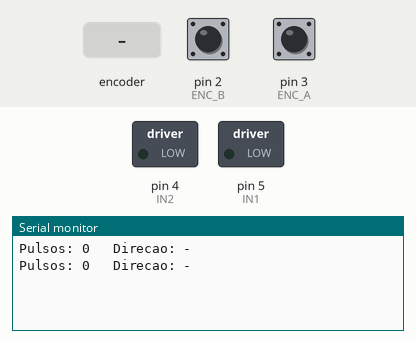
Recording of a sketch running on a simulated Arduino Uno, built with avr-gcc and run on an emulated ATmega328P. On the bench: switched loads named in the sketch (green lamp = pin HIGH), the last lines printed to the serial monitor. The inputs (shaded band) are chosen by the test bench; at power-on: pin 2 (ENC_B) HIGH, pin 3 (ENC_A) HIGH.

Above: at 1.2 s.
1.3 s: rotary encoder on pin 3 (ENC_A) / pin 2 (ENC_B) turned 1 step (first pin leading)
At 1.9 s:
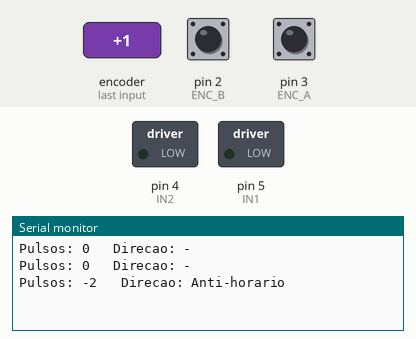
3.5 s: rotary encoder on pin 3 (ENC_A) / pin 2 (ENC_B) turned 2 steps (second pin leading)
At 4.4 s:
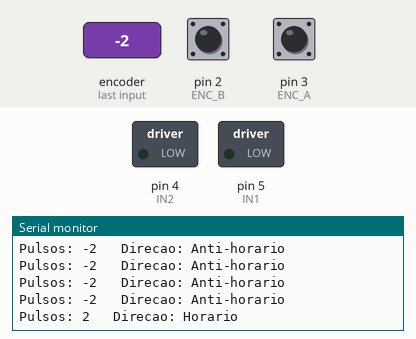

Measured:
- after the input at 1.3 s, the serial monitor: prints a new line after 0.20 s (image 1)
- after the input at 3.5 s, the serial monitor: prints a new line after 0.51 s (image 2)

The sketch:

incoder.ino
```cpp
// ======== Pinos do Motor (DRV8833) ========
const int IN1 = 5;   // PWM
const int IN2 = 4;

// ======== Pinos do Encoder ========
const int ENC_A = 3;
const int ENC_B = 2;

volatile long pulsos = 0;
volatile int direcao = 0;

void encoderISR() {
  bool A = digitalRead(ENC_A);
  bool B = digitalRead(ENC_B);

  if (A == B) {
    pulsos++;
    direcao = 1;
  } else {
    pulsos--;
    direcao = -1;
  }
}

void setup() {

  Serial.begin(115200);

  pinMode(IN1, OUTPUT);
  pinMode(IN2, OUTPUT);

  pinMode(ENC_A, INPUT_PULLUP);
  pinMode(ENC_B, INPUT_PULLUP);

  attachInterrupt(digitalPinToInterrupt(ENC_A), encoderISR, CHANGE);

  // Motor para frente
  analogWrite(IN1, 0);
  digitalWrite(IN2, LOW);
}

void loop() {

  static long ultimo = 0;

  if (millis() - ultimo > 500) {

    ultimo = millis();

    Serial.print("Pulsos: ");
    Serial.print(pulsos);

    Serial.print("   Direcao: ");

    if (direcao == 1)
      Serial.println("Horario");
    else if (direcao == -1)
      Serial.println("Anti-horario");
    else
      Serial.println("-");

  }

}
```
